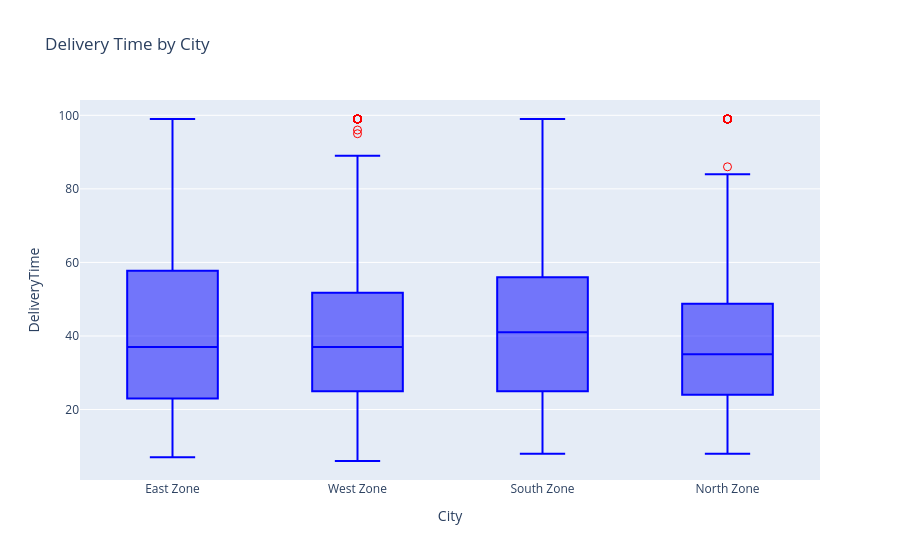

Write notebook code for a chart like this one.
### Markdown cell above
#### 5. Boxplot: Delivery Time by City
Create a boxplot to visualize the spread and outliers in DeliveryTime for each city.

Requirements:
- X-axis: City
- Y-axis: Delivery Time (minutes)
- Identify which city has the most consistent delivery times
- Highlight outliers

### Code cell
#visualization of boxplot
fig_box=px.box(df,x='City',y='DeliveryTime',title='Delivery Time by City')

fig_box.update_traces(
    marker=dict(color='red', size=8, symbol='circle-open'),
    line=dict(color='blue'))

fig_box.show()

### Figure 1 — Plotly figure (JSON) as saved in the notebook; plotly's stock layout.template omitted (floating-point values rounded to 4 significant figures; data arrays with more than 128 entries replaced by an {"elided": "..."} marker saying what was removed)
{"data": [{"alignmentgroup": "True", "hovertemplate": "City=%{x}<br>DeliveryTime=%{y}<extra></extra>", "legendgroup": "", "line": {"color": "blue"}, "marker": {"color": "red", "size": 8, "symbol": "circle-open"}, "name": "", "notched": false, "offsetgroup": "", "orientation": "v", "showlegend": false, "type": "box", "x": {"elided": "1000 str values"}, "x0": " ", "xaxis": "x", "y": {"elided": "1000 int values"}, "y0": " ", "yaxis": "y"}], "layout": {"boxmode": "group", "legend": {"tracegroupgap": 0}, "title": {"text": "Delivery Time by City"}, "xaxis": {"anchor": "y", "domain": [0, 1], "title": {"text": "City"}}, "yaxis": {"anchor": "x", "domain": [0, 1], "title": {"text": "DeliveryTime"}}}}
